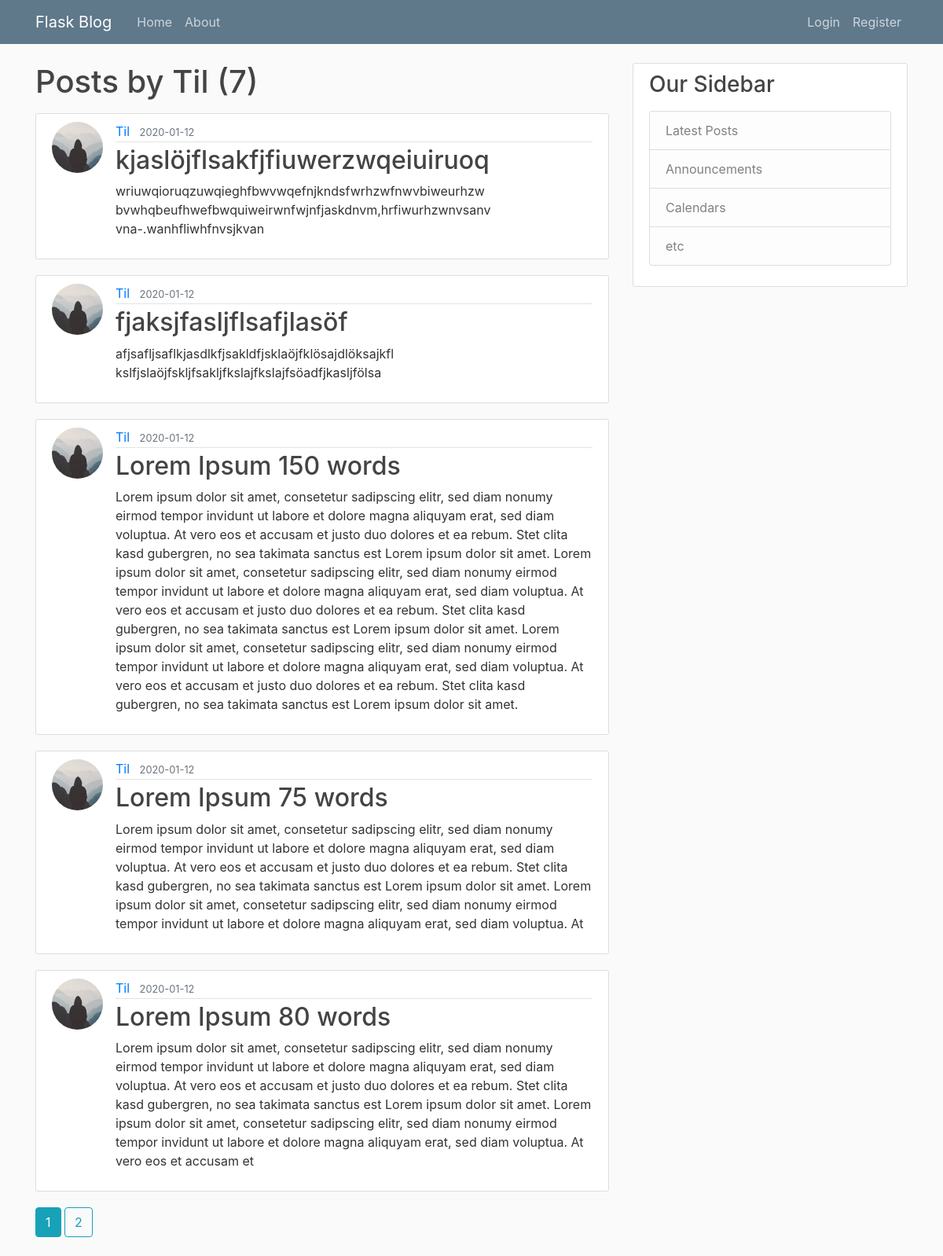
Page /user/Til on the earlier database version.
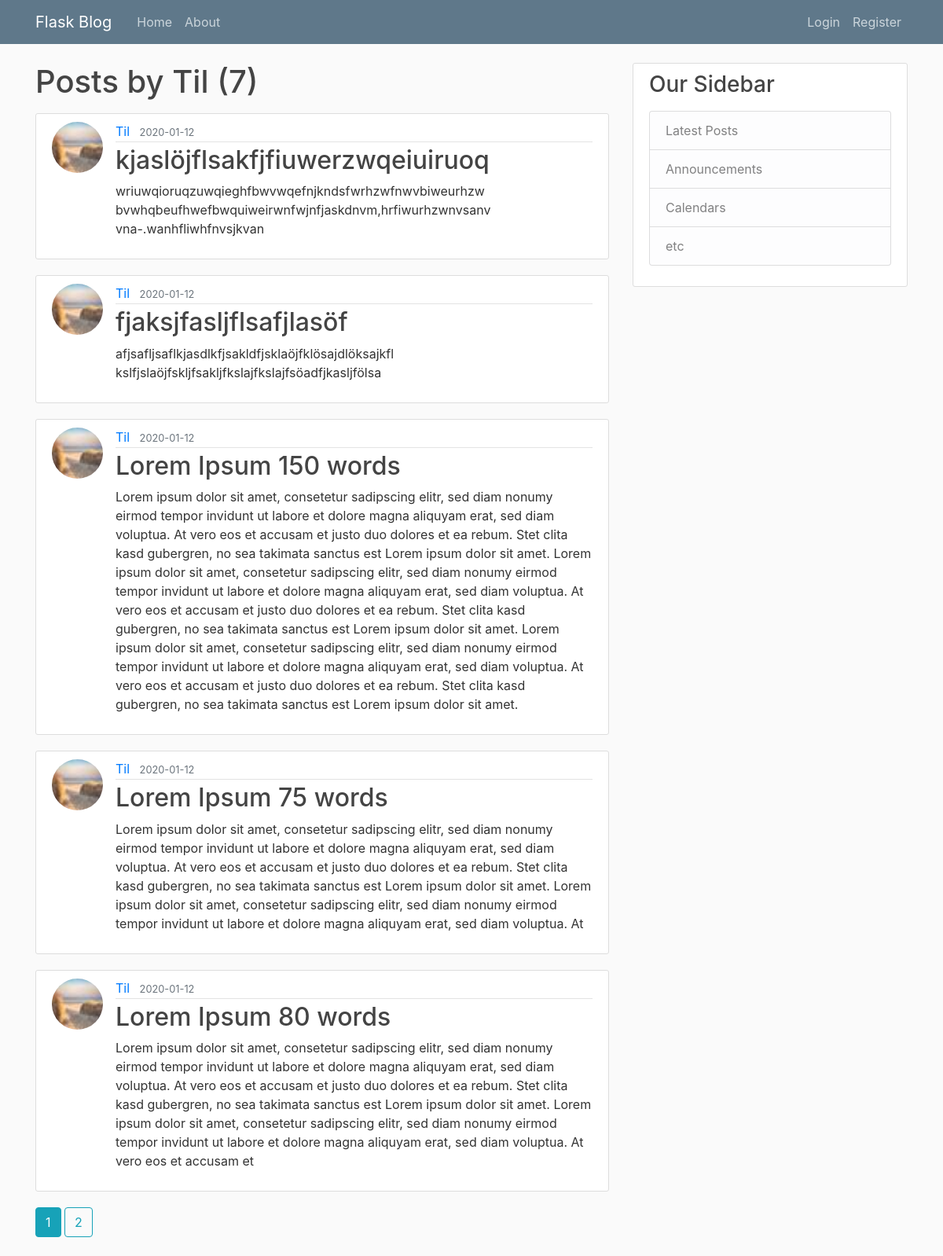
Same page on the later database version.
### flaskblog/models.py (models this page shows, shortened)
class Post(db.Model):
    id = db.Column(db.Integer, primary_key=True)
    title = db.Column(db.String(100), nullable=False)
    date_posted = db.Column(db.DateTime, nullable=False, default=datetime.utcnow)
    content = db.Column(db.Text, nullable=False)
    user_id = db.Column(db.Integer, db.ForeignKey('user.id'), nullable=False) # ForeignKey creates a relationship to the user id who has written the post; ForeignKey needs to be written lowercase because it uses the tablename (in the SQLite database) and not the classname of the model

class User(db.Model, UserMixin): # 'db.Model' creates the SQLAlchemy Model; UserMixin is important for flask_login to make the login system work (UserMixin provides funcions like 'is_authenticated' for flask_login)
    id = db.Column(db.Integer, primary_key=True) # 'primary_key' provides a unique id for each column
    username = db.Column(db.String(20), unique=True, nullable=False) # 'unique' makes sure that the username is only one time stored in the database; 'nullable' ensures that the entry is not null
    email = db.Column(db.String(120), unique=True, nullable=False)
    image_file = db.Column(db.String(20), nullable=False, default='default.jpg') # 'default' sets a default entry if nothing was submitted in the form
    password = db.Column(db.String(60), nullable=False)
    posts = db.relationship('Post', backref='author', lazy=True) # relationship with another model (in this case 'Post'; 'Post' need to be spelled like the class); 'backref' creates a kind of column in the related model; 'lazy' ensures that the related data only gets loaded when needed

### flaskblog/routes.py (the view)
@app.route('/user/<string:username>')
def user_posts(username):
    page = request.args.get('page', 1, type=int)
    user = User.query.filter_by(username=username).first_or_404()
    posts = Post.query.filter_by(author=user)\
        .order_by(Post.date_posted.desc())\
        .paginate(page=page, per_page=5)
    return render_template('user_posts.html', title='User', posts=posts, user=user)

### flaskblog/templates/user_posts.html
{% extends "layout.html" %}
{% block content %}
    <h1 class="mb-3">Posts by {{ user.username }} ({{ posts.total }})</h1>
    {% for post in posts.items %}
        <article class="media content-section">
        <img class="rounded-circle article-img" src="{{ url_for('static', filename='profile_pics/' + post.author.image_file) }}">
        <div class="media-body">
            <div class="article-metadata">
            <a class="mr-2" href="{{ url_for('user_posts', username=post.author.username) }}">{{ post.author.username }}</a>
            <small class="text-muted">{{ post.date_posted.strftime('%Y-%m-%d') }}</small>
            </div>
            <h2><a class="article-title" href="{{ url_for('post', post_id=post.id) }}">{{ post.title }}</a></h2>
            <p class="article-content">{{ post.content }}</p>
        </div>
        </article>
    {% endfor %}
    {% for page_num in posts.iter_pages(left_edge=1, right_edge=1, left_current=1, right_current=2) %}
    {% if page_num %}
        {% if posts.page == page_num %}
        <a class="btn btn-info mb-4" href="{{ url_for('user_posts', username=user.username, page=page_num) }}">{{ page_num }}</a>
        {% else %}
        <a class="btn btn-outline-info mb-4" href="{{ url_for('user_posts', username=user.username, page=page_num) }}">{{ page_num }}</a>
        {% endif %}
    {% else %}
        ...
    {% endif %}
    {% endfor %}
{% endblock content %}

Differences in the rows shown:
changed through a linked row, Post "kjaslöjflsakfjfiuwerzwqeiuiruoq": image_file: picture added in place of a placeholder
changed through a linked row, Post "fjaksjfasljflsafjlasöf": image_file: picture added in place of a placeholder
changed through a linked row, Post "Lorem Ipsum 150 words": image_file: picture added in place of a placeholder
changed through a linked row, Post "Lorem Ipsum 75 words": image_file: picture added in place of a placeholder
changed through a linked row, Post "Lorem Ipsum 80 words": image_file: picture added in place of a placeholder
